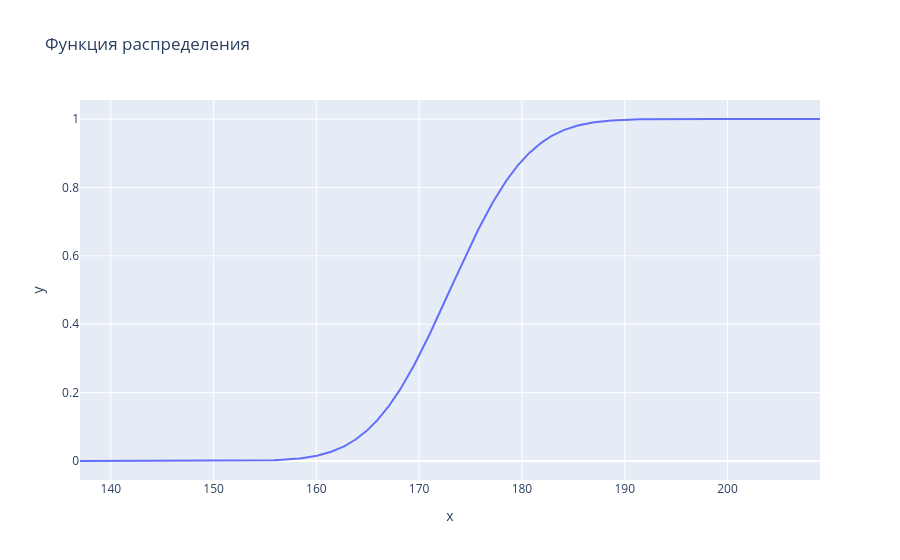

Source (notebook cell):
### Code cell
fig = go.Figure()

fig.add_trace(go.Scatter(x=X, y=norm.cdf(X, a, s), mode="lines"))

fig.update_layout(title="Функция распределения", xaxis_title="x", yaxis_title="y")

fig.show()

### Figure 1 — Plotly figure (JSON) as saved in the notebook; plotly's stock layout.template omitted (floating-point values rounded to 4 significant figures; data arrays with more than 128 entries replaced by an {"elided": "..."} marker saying what was removed)
{"data": [{"mode": "lines", "type": "scatter", "x": {"elided": "1000 float values"}, "y": {"elided": "1000 float values"}}], "layout": {"title": {"text": "Функция распределения"}, "xaxis": {"title": {"text": "x"}}, "yaxis": {"title": {"text": "y"}}}}
